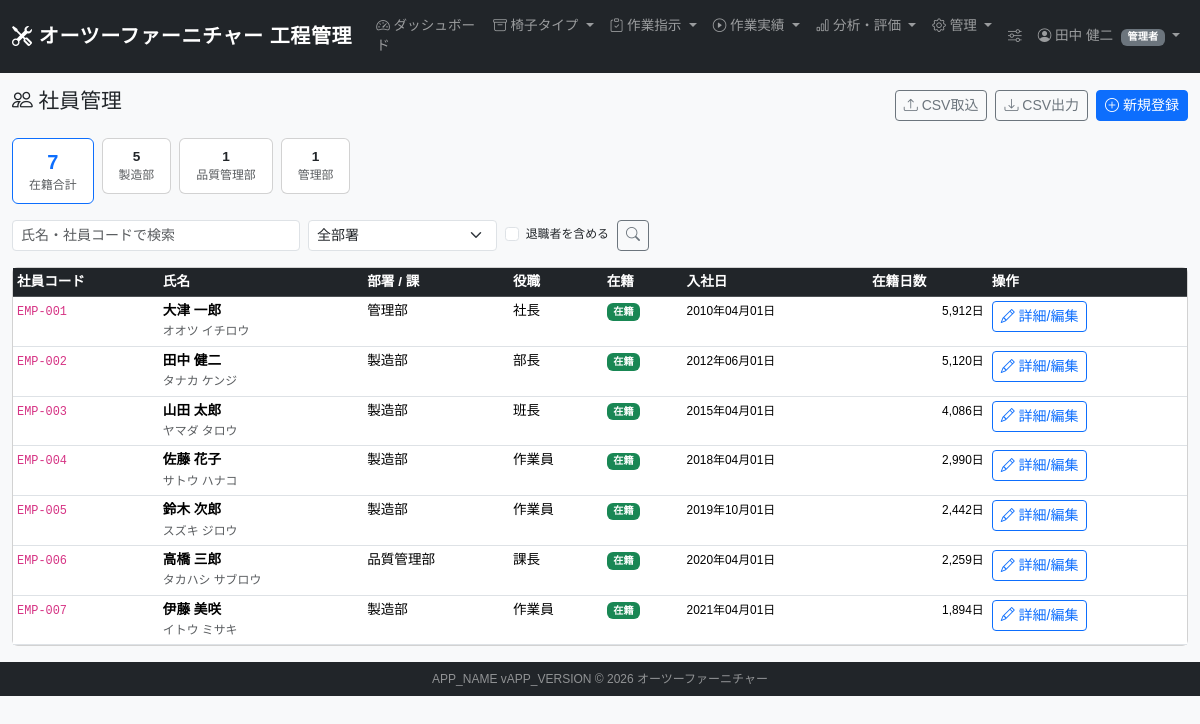
Screenshot of /employees.php (signed in) with the database file from the repository.
### tables this page shows
CREATE TABLE IF NOT EXISTS employees (
    id INT AUTO_INCREMENT PRIMARY KEY,
    employee_code VARCHAR(50) NOT NULL UNIQUE COMMENT '全アプリ共通の社員コード',
    name VARCHAR(100) NOT NULL COMMENT '社員名',
    name_kana VARCHAR(100) NULL COMMENT '社員名カナ',
    email VARCHAR(255) NULL COMMENT 'メールアドレス',
    phone VARCHAR(50) NULL COMMENT '電話番号',
    address TEXT NULL COMMENT '住所',
    joined_date DATE NULL COMMENT '入社日',
    retired_date DATE NULL COMMENT '退職日',
    employment_status ENUM('active','retired','leave') DEFAULT 'active' COMMENT '在籍状態',
    department_id INT NULL COMMENT '現在の部ID',
    section_id INT NULL COMMENT '現在の課ID',
    position_id INT NULL COMMENT '現在の役職ID',
    is_active TINYINT(1) DEFAULT 1 COMMENT '論理削除フラグ',
    created_at DATETIME DEFAULT CURRENT_TIMESTAMP,
    updated_at DATETIME DEFAULT CURRENT_TIMESTAMP ON UPDATE CURRENT_TIMESTAMP,
    CONSTRAINT fk_emp_dept FOREIGN KEY (department_id) REFERENCES departments(id),
    CONSTRAINT fk_emp_section FOREIGN KEY (section_id) REFERENCES sections(id),
    CONSTRAINT fk_emp_position FOREIGN KEY (position_id) REFERENCES positions(id)
);

CREATE TABLE IF NOT EXISTS departments (
    id INT AUTO_INCREMENT PRIMARY KEY,
    dept_code VARCHAR(50) NOT NULL UNIQUE COMMENT '部署コード',
    dept_name VARCHAR(100) NOT NULL COMMENT '部署名',
    display_order INT DEFAULT 0,
    is_active TINYINT(1) DEFAULT 1,
    created_at DATETIME DEFAULT CURRENT_TIMESTAMP
);

CREATE TABLE IF NOT EXISTS positions (
    id INT AUTO_INCREMENT PRIMARY KEY,
    position_code VARCHAR(50) NOT NULL UNIQUE COMMENT '役職コード',
    position_name VARCHAR(100) NOT NULL COMMENT '役職名',
    rank_level INT DEFAULT 0 COMMENT '役職レベル（大きいほど上位）',
    display_order INT DEFAULT 0,
    is_active TINYINT(1) DEFAULT 1,
    created_at DATETIME DEFAULT CURRENT_TIMESTAMP
);

### app/auth.php (called while the page is built, shortened)
<?php
require_once __DIR__ . '/db.php';
function getCurrentUser(): array {
    return [
        'id'          => $_SESSION['user_id']       ?? 0,
        'employee_id' => $_SESSION['employee_id']   ?? 0,
        'name'        => $_SESSION['employee_name'] ?? '',
        'login_id'    => $_SESSION['login_id']      ?? '',
        'role'        => $_SESSION['role']           ?? 'worker',
        'mfa_enabled' => $_SESSION['mfa_enabled']   ?? false,
    ];
}
function roleLabel(string $role): string {
    return match($role) {
        'president'       => '社長',
        'admin'           => '管理者',
        'factory_manager' => '工場長',
        'process_leader'  => '工程リーダー',
        'worker'          => '作業員',
        default           => $role,
    };
}

### app/permissions.php (called while the page is built, shortened)
<?php
function hasRole(string $minRole, string $userRole = ''): bool {
    if (empty($userRole)) {
        $user = getCurrentUser();
        $userRole = $user['role'];
    }
    $minLevel  = ROLE_LEVELS[$minRole]  ?? 0;
    $userLevel = ROLE_LEVELS[$userRole] ?? 0;
    return $userLevel >= $minLevel;
}
function isAdmin(): bool {
    return hasRole('admin');
}
function isLeader(): bool {
    return hasRole('process_leader');
}

### app/db.php (called while the page is built, shortened)
<?php
function getDB(): PDO {
    static $pdo = null;
    if ($pdo !== null) {
        return $pdo;
    }
    $dsn = sprintf(
        'mysql:host=%s;dbname=%s;charset=%s',
        DB_HOST, DB_NAME, DB_CHARSET
    );
    try {
        $pdo = new PDO($dsn, DB_USER, DB_PASS, [
            PDO::ATTR_ERRMODE            => PDO::ERRMODE_EXCEPTION,
            PDO::ATTR_DEFAULT_FETCH_MODE => PDO::FETCH_ASSOC,
            PDO::ATTR_EMULATE_PREPARES   => false,
        ]);
    } catch (PDOException $e) {
        error_log('[DB接続エラー] ' . $e->getMessage());
        http_response_code(503);
        die('<h1>データベース接続に失敗しました。管理者に連絡してください。</h1>');
    }
    return $pdo;
}
function dbFetchAll(string $sql, array $params = []): array {
    $stmt = getDB()->prepare($sql);
    $stmt->execute($params);
    return $stmt->fetchAll();
}
function dbFetchOne(string $sql, array $params = []): array|false {
    $stmt = getDB()->prepare($sql);
    $stmt->execute($params);
    return $stmt->fetch();
}

### app/functions.php (called while the page is built, shortened)
<?php
function h(mixed $str): string {
    return htmlspecialchars((string)($str ?? ''), ENT_QUOTES | ENT_HTML5, 'UTF-8');
}
function formatDate(?string $date, string $format = 'Y年m月d日'): string {
    return date($format, strtotime($date));
}
function getInt(string $key, int $default = 0): int {
    return isset($_GET[$key]) ? (int)$_GET[$key] : $default;
}

### public/employees.php (the view, shortened to what this page needs)
<?php
require_once __DIR__ . '/../app/db.php';
require_once __DIR__ . '/../app/auth.php';
require_once __DIR__ . '/../app/permissions.php';
require_once __DIR__ . '/../app/functions.php';
$search         = trim($_GET['q'] ?? '');
$deptFilter     = getInt('dept_id');
$showRetired    = !empty($_GET['retired']);
$departments    = dbFetchAll("SELECT * FROM departments WHERE is_active=1 ORDER BY display_order");
$sql = "SELECT e.*, d.dept_name, sec.section_name, p.position_name,
               DATEDIFF(CURDATE(), e.joined_date) AS days_since_join
        FROM employees e
        LEFT JOIN departments d   ON e.department_id = d.id
        LEFT JOIN sections    sec ON e.section_id     = sec.id
        LEFT JOIN positions   p   ON e.position_id    = p.id
        WHERE e.is_active = 1";
$params = [];
if (!$showRetired) {
    $sql .= " AND e.employment_status != 'retired'";
}
$sql .= " ORDER BY e.employment_status = 'retired', e.employee_code";
$employees = dbFetchAll($sql, $params);
$deptSummary = dbFetchAll(
    "SELECT d.dept_name, COUNT(*) AS cnt
     FROM employees e
     JOIN departments d ON e.department_id = d.id
     WHERE e.is_active = 1 AND e.employment_status = 'active'
     GROUP BY d.id, d.dept_name ORDER BY d.display_order"
);
$totalActive = (int)(dbFetchOne(
    "SELECT COUNT(*) AS cnt FROM employees WHERE is_active=1 AND employment_status='active'"
)['cnt'] ?? 0);
require __DIR__ . '/parts/header.php';
?>
<div class="row mb-3 align-items-center">
  <div class="col">
    <h2><i class="bi bi-people"></i> 社員管理</h2>
  </div>
  <div class="col-auto d-flex gap-2">
    <a href="employee_import.php" class="btn btn-outline-secondary btn-sm">
      <i class="bi bi-upload"></i> CSV取込
    </a>
    <a href="employee_export.php<?= $showRetired ? '?include_retired=1' : '' ?>"
       class="btn btn-outline-secondary btn-sm">
      <i class="bi bi-download"></i> CSV出力
    </a>
    <button class="btn btn-primary btn-sm" data-bs-toggle="modal" data-bs-target="#newEmpModal">
      <i class="bi bi-plus-circle"></i> 新規登録
    </button>
  </div>
</div>
<div class="row g-2 mb-3">
  <div class="col-auto">
    <div class="card border-primary text-center px-3 py-2">
      <div class="fw-bold fs-5 text-primary"><?= $totalActive ?></div>
      <div class="small text-muted">在籍合計</div>
    </div>
  </div>
  <?php foreach ($deptSummary as $ds): ?>
  <div class="col-auto">
    <a href="?dept_id=<?= array_column($departments,'id','dept_name')[$ds['dept_name']] ?? '' ?>"
       class="card text-center px-3 py-2 text-decoration-none text-dark <?= $deptFilter ? '' : '' ?>">
      <div class="fw-bold"><?= $ds['cnt'] ?></div>
      <div class="small text-muted"><?= h($ds['dept_name']) ?></div>
    </a>
  </div>
  <?php endforeach; ?>
</div>
<form method="get" class="row g-2 mb-3">
  <div class="col-md-3">
    <input type="text" name="q" class="form-control form-control-sm"
           placeholder="氏名・社員コードで検索" value="<?= h($search) ?>">
  </div>
  <div class="col-md-2">
    <select name="dept_id" class="form-select form-select-sm">
      <option value="">全部署</option>
    </select>
  </div>
  <div class="col-auto">
    <div class="form-check mt-1">
      <input class="form-check-input" type="checkbox" name="retired" id="showRetired" value="1"
             <?= $showRetired ? 'checked' : '' ?> onchange="this.form.submit()">
      <label class="form-check-label small" for="showRetired">退職者を含める</label>
    </div>
  </div>
  <div class="col-auto">
    <button type="submit" class="btn btn-outline-secondary btn-sm">
      <i class="bi bi-search"></i>
    </button>
  </div>
</form>
<div class="card">
  <div class="card-body p-0">
    <div class="table-responsive">
      <table class="table table-hover table-sm mb-0">
        <thead class="table-dark">
          <tr>
            <th>社員コード</th>
            <th>氏名</th>
            <th>部署 / 課</th>
            <th>役職</th>
            <th>在籍</th>
            <th>入社日</th>
            <th>在籍日数</th>
            <th>操作</th>
          </tr>
        </thead>
        <tbody>
        <?php foreach ($employees as $e): ?>
          <?php $isRetired = ($e['employment_status'] === 'retired'); ?>
          <tr class="<?= $isRetired ? 'text-muted' : '' ?>">
            <td><code><?= h($e['employee_code']) ?></code></td>
            <td>
              <strong><?= h($e['name']) ?></strong>
              <?php if ($e['name_kana']): ?>
                <br><small class="text-muted"><?= h($e['name_kana']) ?></small>
              <?php endif; ?>
            </td>
            <td>
              <?= h($e['dept_name'] ?? '―') ?>
            </td>
            <td><?= h($e['position_name'] ?? '―') ?></td>
            <td>
              <?php
              $badgeClass = match($e['employment_status']) {
                  'active'  => 'success',
                  'leave'   => 'warning',
                  'retired' => 'secondary',
                  default   => 'secondary',
              };
              $badgeLabel = match($e['employment_status']) {
                  'active'  => '在籍',
                  'leave'   => '休職',
                  'retired' => '退職',
                  default   => $e['employment_status'],
              };
              ?>
              <span class="badge bg-<?= $badgeClass ?>"><?= $badgeLabel ?></span>
            </td>
            <td><small><?= formatDate($e['joined_date']) ?></small></td>
            <td class="text-end">
              <?php if ($e['joined_date'] && !$isRetired): ?>
                <small><?= number_format((int)$e['days_since_join']) ?>日</small>
              <?php endif; ?>
            </td>
            <td>
              <a href="employee_detail.php?id=<?= $e['id'] ?>"
                 class="btn btn-sm btn-outline-primary">
                <i class="bi bi-pencil"></i> 詳細/編集
              </a>
            </td>
          </tr>
        <?php endforeach; ?>
        </tbody>
      </table>
    </div>
  </div>
</div>
<?php require __DIR__ . '/parts/footer.php'; ?>

### public/parts/header.php (shortened to what this page needs)
<?php
$user      = getCurrentUser();
?>
<!DOCTYPE html>
<html lang="ja">
<head>
<link rel="stylesheet" href="https://cdn.jsdelivr.net/npm/bootstrap@5.3.3/dist/css/bootstrap.min.css">
<link rel="stylesheet" href="https://cdn.jsdelivr.net/npm/bootstrap-icons@1.11.3/font/bootstrap-icons.css">
<link rel="stylesheet" href="<?= APP_URL ?>/assets/css/style.css">
</head>
<body>
<nav class="navbar navbar-expand-lg navbar-dark bg-dark sticky-top">
  <div class="container-fluid">
    <a class="navbar-brand fw-bold" href="<?= APP_URL ?>/dashboard.php">
      <i class="bi bi-tools"></i> オーツーファーニチャー 工程管理
    </a>
    <div class="collapse navbar-collapse" id="navMenu">
      <ul class="navbar-nav me-auto">
        <li class="nav-item">
          <a class="nav-link" href="<?= APP_URL ?>/dashboard.php"><i class="bi bi-speedometer2"></i> ダッシュボード</a>
        </li>
        <li class="nav-item dropdown">
          <a class="nav-link dropdown-toggle" href="#" data-bs-toggle="dropdown">
            <i class="bi bi-archive"></i> 椅子タイプ
          </a>
        </li>
        <li class="nav-item dropdown">
          <a class="nav-link dropdown-toggle" href="#" data-bs-toggle="dropdown">
            <i class="bi bi-clipboard-check"></i> 作業指示
          </a>
        </li>
        <li class="nav-item dropdown">
          <a class="nav-link dropdown-toggle" href="#" data-bs-toggle="dropdown">
            <i class="bi bi-play-circle"></i> 作業実績
          </a>
        </li>
        <?php if (isLeader()): ?>
        <li class="nav-item dropdown">
          <a class="nav-link dropdown-toggle" href="#" data-bs-toggle="dropdown">
            <i class="bi bi-bar-chart"></i> 分析・評価
          </a>
        </li>
        <?php endif; ?>
        <?php if (isAdmin()): ?>
        <li class="nav-item dropdown">
          <a class="nav-link dropdown-toggle" href="#" data-bs-toggle="dropdown">
            <i class="bi bi-gear"></i> 管理
          </a>
        </li>
        <?php endif; ?>
      </ul>
      <ul class="navbar-nav">
        <?php if (isAdmin()): ?>
        <li class="nav-item">
          <a class="nav-link" href="<?= APP_URL ?>/admin_settings.php" title="システム設定">
            <i class="bi bi-sliders"></i>
          </a>
        </li>
        <?php endif; ?>
        <li class="nav-item dropdown">
          <a class="nav-link dropdown-toggle" href="#" data-bs-toggle="dropdown">
            <i class="bi bi-person-circle"></i> <?= h($user['name']) ?>
            <span class="badge bg-secondary ms-1"><?= h(roleLabel($user['role'])) ?></span>
          </a>
        </li>
      </ul>
    </div>
  </div>
</nav>
<div class="container-fluid py-3">

### public/assets/css/style.css (style rules this page uses)
body { font-family: 'Hiragino Kaku Gothic ProN', 'Meiryo', 'Yu Gothic', sans-serif; font-size: 0.85rem; background-color: #f8f9fa; }
h2 { font-size: 1.3rem; }
.nav-link { font-size: 0.85rem; }
.navbar-brand { letter-spacing: 0.03em; }

### rows the page displays
employees: name "田中 健二", employee_code "EMP-002", name_kana "タナカ ケンジ", department.dept_name "製造部", position.position_name "部長", employment_status "在籍", joined_date "2012年06月01日", days_since_join "5,120"
employees: employee_code "EMP-001", name "大津 一郎", name_kana "オオツ イチロウ", department.dept_name "管理部", position.position_name "社長", employment_status "在籍", joined_date "2010年04月01日", days_since_join "5,912"
employees: employee_code "EMP-003", name "山田 太郎", name_kana "ヤマダ タロウ", department.dept_name "製造部", position.position_name "班長", employment_status "在籍", joined_date "2015年04月01日", days_since_join "4,086"
employees: employee_code "EMP-004", name "佐藤 花子", name_kana "サトウ ハナコ", department.dept_name "製造部", position.position_name "作業員", employment_status "在籍", joined_date "2018年04月01日", days_since_join "2,990"
employees: employee_code "EMP-005", name "鈴木 次郎", name_kana "スズキ ジロウ", department.dept_name "製造部", position.position_name "作業員", employment_status "在籍", joined_date "2019年10月01日", days_since_join "2,442"
employees: employee_code "EMP-006", name "高橋 三郎", name_kana "タカハシ サブロウ", department.dept_name "品質管理部", position.position_name "課長", employment_status "在籍", joined_date "2020年04月01日", days_since_join "2,259"
employees: employee_code "EMP-007", name "伊藤 美咲", name_kana "イトウ ミサキ", department.dept_name "製造部", position.position_name "作業員", employment_status "在籍", joined_date "2021年04月01日", days_since_join "1,894"

### other values shown
roleLabel($user['role']) "管理者"
$totalActive "7"
$ds['cnt'] "5"
$ds['dept_name'] "製造部"
$ds['cnt'] "1"
$ds['dept_name'] "品質管理部"
$ds['dept_name'] "管理部"
APP_NAME "APP_NAME"
APP_VERSION "APP_VERSION"
